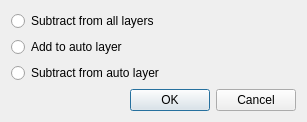
<?xml version="1.0" encoding="UTF-8"?>
<ui version="4.0">
 <class>output::PictureZonePropDialog</class>
 <widget class="QDialog" name="output::PictureZonePropDialog">
  <property name="geometry">
   <rect>
    <x>0</x>
    <y>0</y>
    <width>307</width>
    <height>116</height>
   </rect>
  </property>
  <property name="windowTitle">
   <string>Zone Properties</string>
  </property>
  <layout class="QVBoxLayout" name="verticalLayout_3">
   <item>
    <widget class="QRadioButton" name="eraser3">
     <property name="text">
      <string>Subtract from all layers</string>
     </property>
    </widget>
   </item>
   <item>
    <widget class="QRadioButton" name="painter2">
     <property name="text">
      <string>Add to auto layer</string>
     </property>
    </widget>
   </item>
   <item>
    <widget class="QRadioButton" name="eraser1">
     <property name="text">
      <string>Subtract from auto layer</string>
     </property>
    </widget>
   </item>
   <item>
    <spacer name="verticalSpacer">
     <property name="orientation">
      <enum>Qt::Vertical</enum>
     </property>
     <property name="sizeHint" stdset="0">
      <size>
       <width>20</width>
       <height>40</height>
      </size>
     </property>
    </spacer>
   </item>
   <item>
    <widget class="QDialogButtonBox" name="buttonBox">
     <property name="orientation">
      <enum>Qt::Horizontal</enum>
     </property>
     <property name="standardButtons">
      <set>QDialogButtonBox::Cancel|QDialogButtonBox::Ok</set>
     </property>
    </widget>
   </item>
  </layout>
 </widget>
 <resources/>
 <connections>
  <connection>
   <sender>buttonBox</sender>
   <signal>accepted()</signal>
   <receiver>PictureZonePropDialog</receiver>
   <slot>accept()</slot>
   <hints>
    <hint type="sourcelabel">
     <x>248</x>
     <y>254</y>
    </hint>
    <hint type="destinationlabel">
     <x>157</x>
     <y>274</y>
    </hint>
   </hints>
  </connection>
  <connection>
   <sender>buttonBox</sender>
   <signal>rejected()</signal>
   <receiver>PictureZonePropDialog</receiver>
   <slot>reject()</slot>
   <hints>
    <hint type="sourcelabel">
     <x>316</x>
     <y>260</y>
    </hint>
    <hint type="destinationlabel">
     <x>286</x>
     <y>274</y>
    </hint>
   </hints>
  </connection>
 </connections>
</ui>
